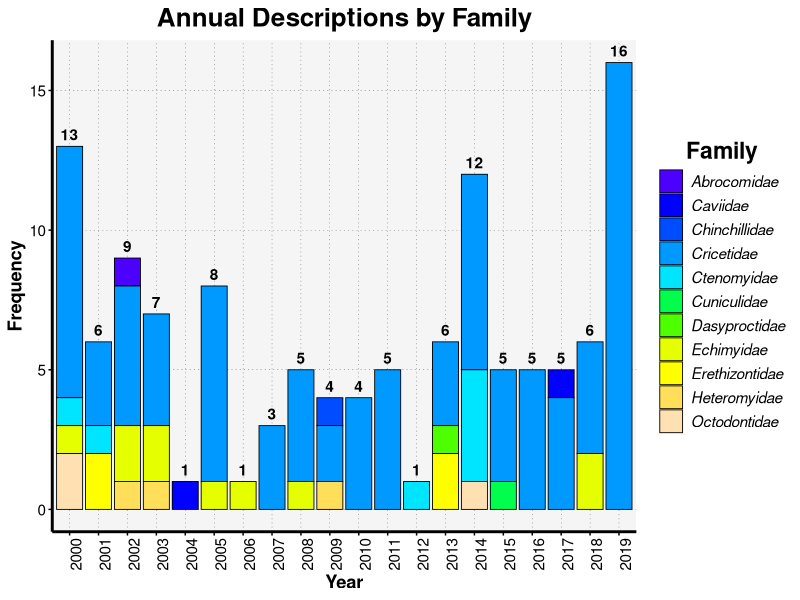
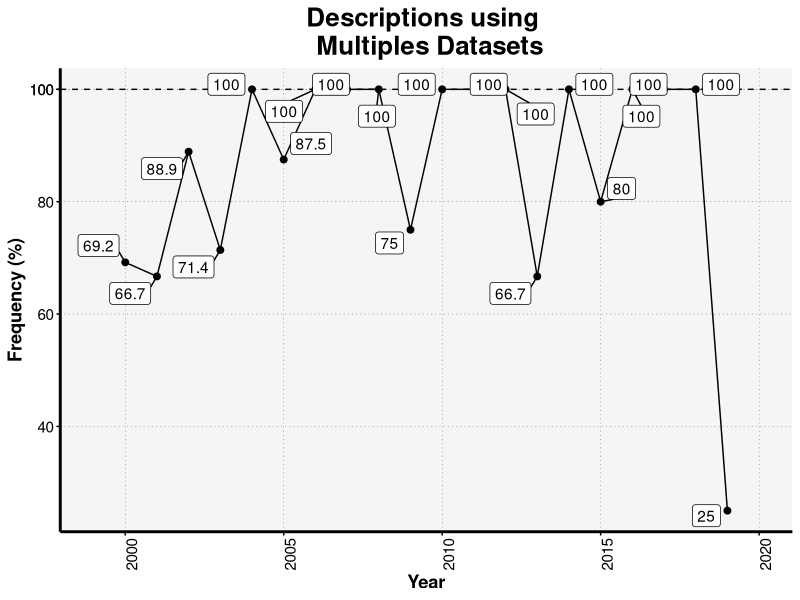
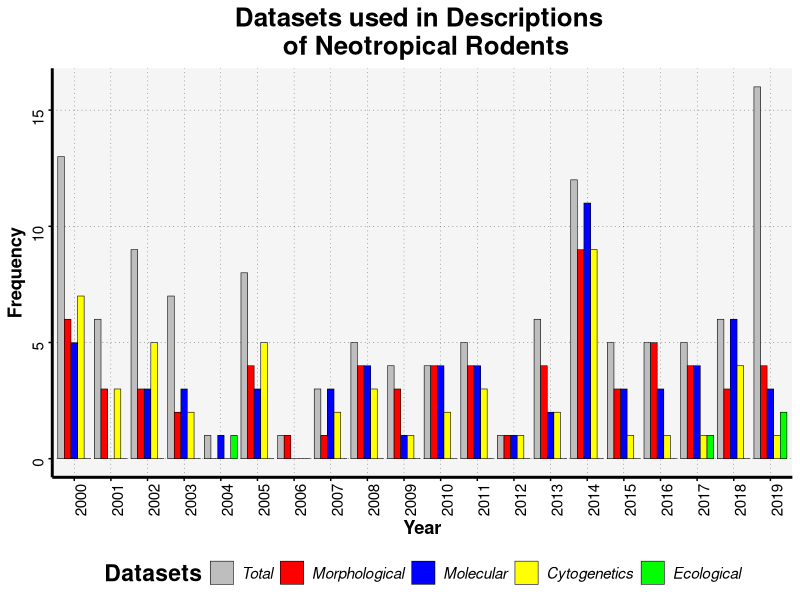
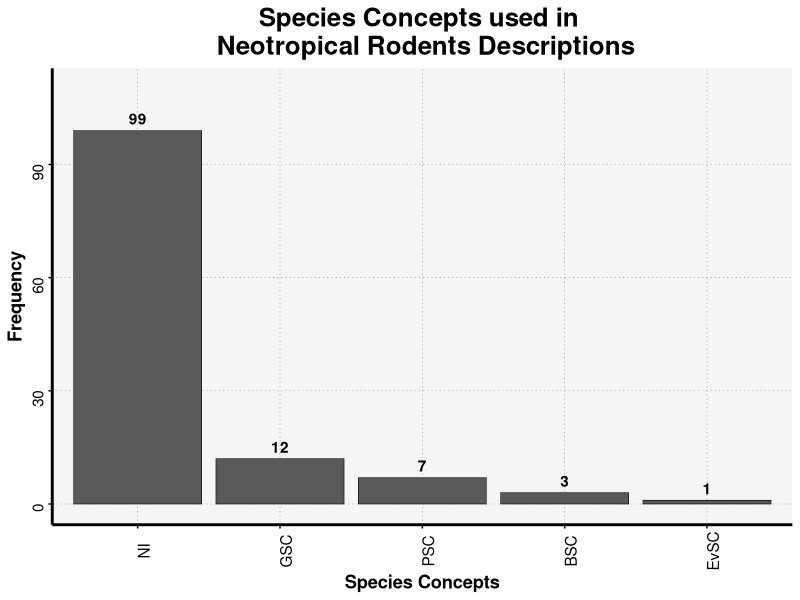
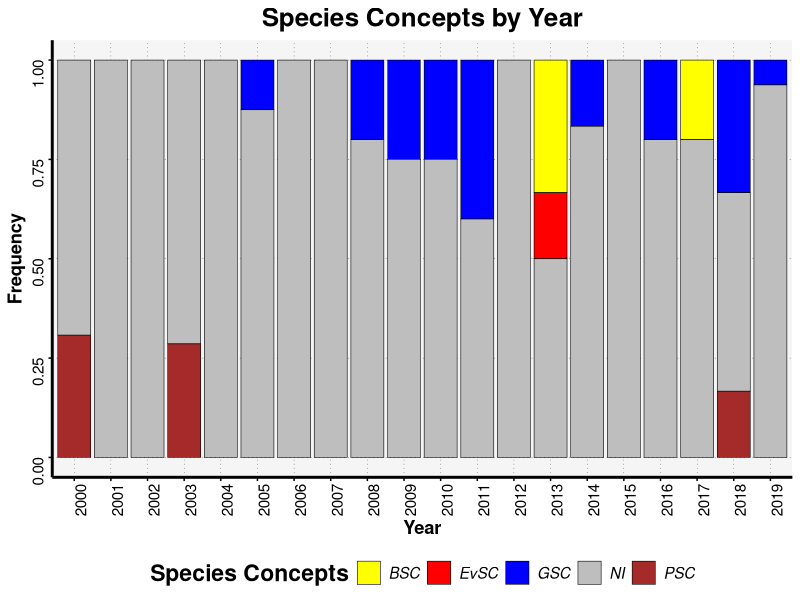

The R source for these figures, in order:
####################################################################
#################### DALAPICOLLA & PERCEQUILLO, 2020 ###############
####################################################################

####################################################################
############# VALE INSTITUTE OF TECHNOLOGY - ITV ###################
############### UNIVERSIDADE DE SÃO PAULO - USP ####################
####################################################################

#-------------------------------------------------------------------
#     Species Concepts And Taxonomic Practice In The Integrative   #
#      Taxonomy Era: An Example Using South American Rodents       #
#-------------------------------------------------------------------

## LOAD THE PACKAGES:
library(tidyverse)
library(ggrepel)
library(reshape2)


## LOAD THE csv:
data = read.csv("Dalapicolla_Percequillo_Data_Descriptions_Rodentia.csv")
data = tibble(data)


## DEFINE A THEME FOR GRAPHICS
theme_2020 = theme(legend.text = element_text(face = "italic",
                                             colour="black",
                                             family = "Helvetica",
                                             size = rel(1)), 
                  axis.title = element_text(colour="black",
                                            face = "bold",
                                            family = "Helvetica",
                                            size = rel(1.2)), 
                  axis.text = element_text(family = "Helvetica",
                                           colour = "black",
                                           angle = 90,
                                           hjust = 0.5,
                                           vjust = 0.5,
                                           size = rel(1)), 
                  axis.line = element_line(size = 1,colour = "black"), 
                  axis.ticks = element_line(colour="black",size = rel(1)),
                  
                  panel.grid.minor = element_blank(), 
                  panel.background = element_rect(fill = "whitesmoke"), 
                  panel.grid.major = element_line(colour="black",size = rel(0.2), linetype = "dotted"),
                  legend.key = element_blank(), 
                  legend.title = element_text(colour = "black",
                                              face = "bold",
                                              size = rel(1.5),
                                              hjust = 0.5,
                                              vjust = 0.5,
                                              family = "Helvetica"), 
                  plot.title = element_text(colour = "black",
                                            face = "bold",
                                            hjust = 0.5, #alingment
                                            size = rel(1.7),
                                            family = "Helvetica"))

#-------------------------------------------------------------------
## Graph 1 - Annual Descriptions by Family
#Selecting a data frame (df)
df1 = data %>% select(Year, Family)

#Graphic:
graph1 = ggplot(data=df1) +
  geom_bar(mapping = aes(x=factor(Year),
           y=(..count..),
           group = interaction(Year, Family),
           fill = Family), size=0.3, colour="black") +
  geom_text(stat='count', aes(x=factor(Year), y=(..count..), label=..count..), vjust=-0.5, fontface="bold") +
  scale_fill_manual (values = topo.colors(11)) +
  theme_2020 +
  theme(axis.text.y = element_text(angle = 0)) +
  labs(title = "Annual Descriptions by Family", x = "Year", y = "Frequency") 

#Save as pdf:
pdf("Species_by_Family.pdf", onefile = F)
plot.new()
graph1
dev.off()


#-------------------------------------------------------------------
## Graph 2 - Descriptions using Multiples Datasets
#Selecting a data frame (df)
df2 = data %>%
  select(Year, Morphological, Molecular, Cytogenetics, Ecological) %>%
  mutate(total_correct = rowSums(.[2:5])) %>%
  mutate(total_correct=replace(total_correct, total_correct!=0, 1)) %>%
  group_by(Year) %>% tally(total_correct)

df = data %>% count(factor(Year))
colnames(df) = c("Year", "n_total")

df2$total = df$n_total
df2
names(data)

df2 = df2 %>%
  group_by(Year)%>%
  mutate("pc"=round((n/total)*100,1))


#Graphic:
graph2 = ggplot(data=df2) +
  geom_point(mapping = aes(x=Year, y=pc), size= 2) +
  geom_line(mapping = aes(x=Year,y=pc)) +
  theme_2020 +
  theme(axis.text.y = element_text(angle = 0)) +
  geom_hline(yintercept=100, linetype="dashed", size=0.5) +
  labs(title = "Descriptions using \n Multiples Datasets", x = "Year", y = "Frequency (%)") +
  geom_label_repel(mapping = aes(x=Year,y=pc, label=round(pc,1)))+
  scale_y_continuous(breaks = c(seq(20, 100, by=20), 100)) +
  xlim(1999, 2020)

#Save as pdf:
pdf("Datasets_by_Description.pdf", onefile = F)
plot.new()
graph2
dev.off()


#-------------------------------------------------------------------
## Graph 3 - Datasets by Descriptions
#Selecting a data frame (df)
df3 = data %>%
  select(Year, Morphological, Molecular, Cytogenetics, Ecological) %>%
  mutate(Morphological=replace(Morphological, Morphological!=0, 1)) %>%
  mutate(Molecular=replace(Molecular, Molecular!=0, 1)) %>%
  mutate(Cytogenetics=replace(Cytogenetics, Cytogenetics!=0, 1)) %>%
  mutate(Ecological=replace(Ecological, Ecological!=0, 1))

#Grouping by year
morpho = df3 %>% group_by(Year) %>% tally(Morphological)
genetics = df3 %>% group_by(Year) %>% tally(Molecular)
n2 = df3 %>% group_by(Year) %>% tally(Cytogenetics)
eco = df3 %>% group_by(Year) %>% tally(Ecological)


# Creating a new data frame
df4 = df
colnames(df4) = c("Year", "Total")
df4$Morphological = morpho$n
df4$Molecular = genetics$n
df4$Cytogenetics = n2$n
df4$Ecological = eco$n
df4

#Melting data frame
df4_melted = melt(df4)

#Graphic:
graph3 = ggplot(data=df4_melted) +
  geom_bar(mapping = aes(x=Year, y = value, fill=variable), position = "dodge", stat = "identity", size=0.2, colour="black") +
  scale_fill_manual (values = c("grey", "red", "blue", "yellow", "green")) +
  theme_2020 + 
  labs(title = "Datasets used in Descriptions \n of Neotropical Rodents", x = "Year", y = "Frequency") +
  theme(legend.position = "bottom") +
  guides(fill=guide_legend(title="Datasets"))

#Save as pdf:  
pdf("Datasets_by_Descriptions.pdf", onefile = F)
plot.new()
graph3
dev.off()


#-------------------------------------------------------------------
## Graph 4 - Species Concepts by Descriptions
#Selecting a data frame (df)
df5 = data %>%
  select(Year, Species.Concept) %>%
  count(Species.Concept)

#Graph:
graph4 = ggplot(data=df5, mapping = aes(x=factor(reorder(Species.Concept, -n)), y=n))+
  geom_bar(stat = "identity", size=0.2, colour="black") +
  theme_2020 + 
  labs(title = "Species Concepts used in \n Neotropical Rodents Descriptions", x = "Species Concepts", y = "Frequency") +
  scale_x_discrete(labels = c("NI","GSC","PSC", "BSC", "EvSC")) +
  ylim(0, 110) +
  geom_text(mapping = aes(x=factor(reorder(Species.Concept, -n)), y=n, label=n), vjust=-0.5, fontface="bold")

#Save as pdf:
pdf("SpeciesConcept_by_Description.pdf", onefile = F)
plot.new()
graph4
dev.off()

#-------------------------------------------------------------------
## Graph 5 - Species Concepts by Year
#Selecting a data frame (df)
df6 = data %>%
  select(Year, Species.Concept) %>%
  group_by(Year) %>%
  count(Species.Concept)

#Graphic:
graph5 =ggplot(data=df6) +
  geom_bar(mapping = aes(x=factor(Year), y=n, fill=Species.Concept), position = "fill", stat = "identity", size=0.2, colour="black") +
  theme_2020 + 
  labs(title = "Species Concepts by Year", x = "Year", y = "Frequency") +
  theme(legend.position = "bottom") +
  scale_fill_manual(values = c("yellow", "red", "blue", "gray", "brown"),
                    name="Species Concepts",
                    labels=c("BSC", "EvSC", "GSC", "NI", "PSC"))

#Save as pdf:  
pdf("SpeciesConcepts_by_Year.pdf", onefile = F)
plot.new()
graph5
dev.off()

  #END
